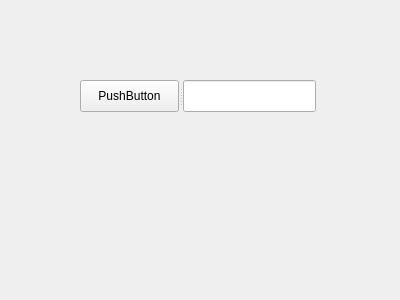
<?xml version="1.0" encoding="UTF-8"?>
<ui version="4.0">
 <class>Form</class>
 <widget class="QWidget" name="Form">
  <property name="geometry">
   <rect>
    <x>0</x>
    <y>0</y>
    <width>400</width>
    <height>300</height>
   </rect>
  </property>
  <property name="windowTitle">
   <string>Form</string>
  </property>
  <widget class="QSplitter" name="splitter">
   <property name="geometry">
    <rect>
     <x>80</x>
     <y>80</y>
     <width>236</width>
     <height>32</height>
    </rect>
   </property>
   <property name="orientation">
    <enum>Qt::Horizontal</enum>
   </property>
   <widget class="QPushButton" name="pushButton">
    <property name="text">
     <string>PushButton</string>
    </property>
   </widget>
   <widget class="QLineEdit" name="lineEdit"/>
  </widget>
 </widget>
 <resources/>
 <connections/>
</ui>
